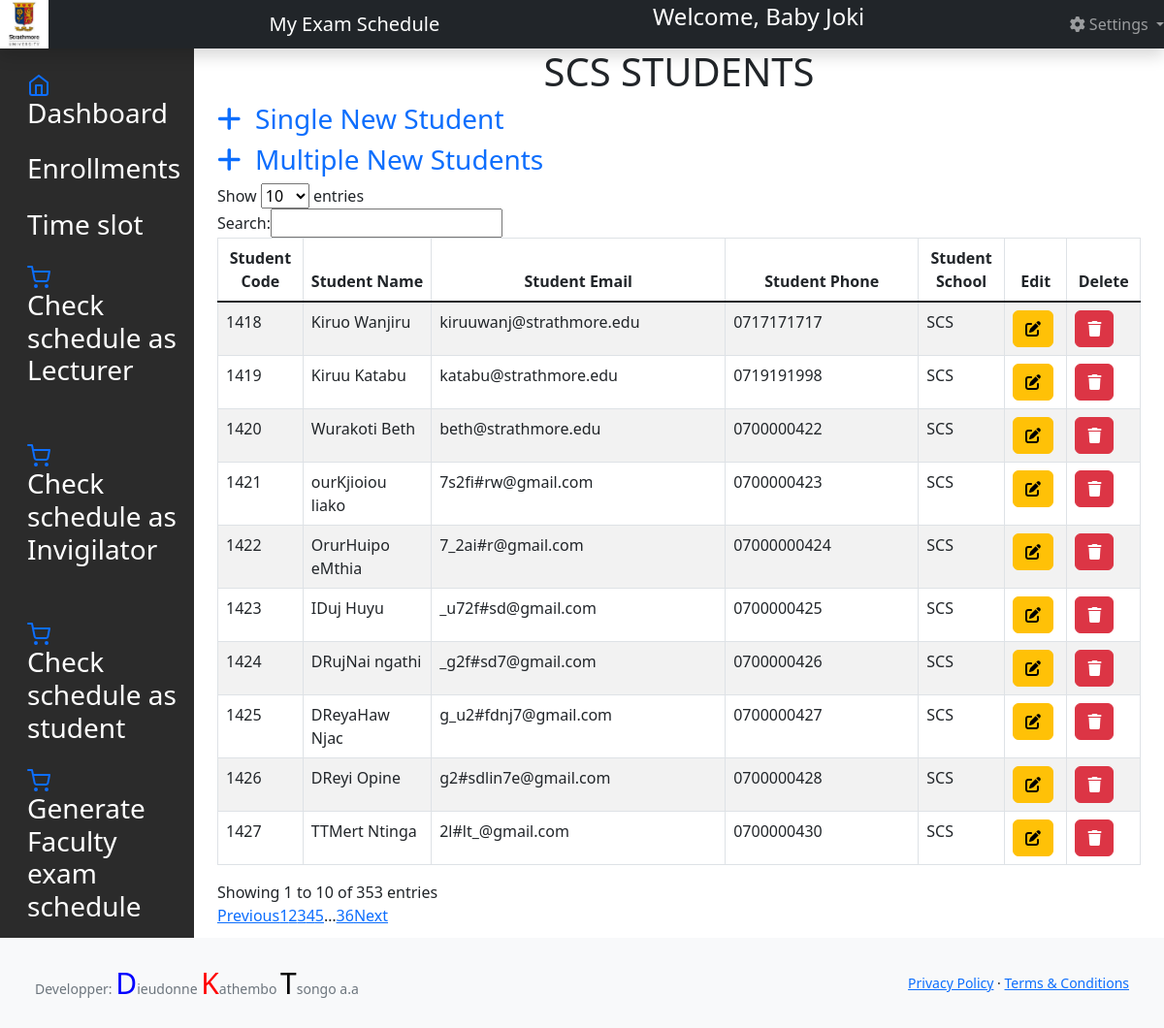
Before: /system/read_scs_students.php (signed in) with the older database file.
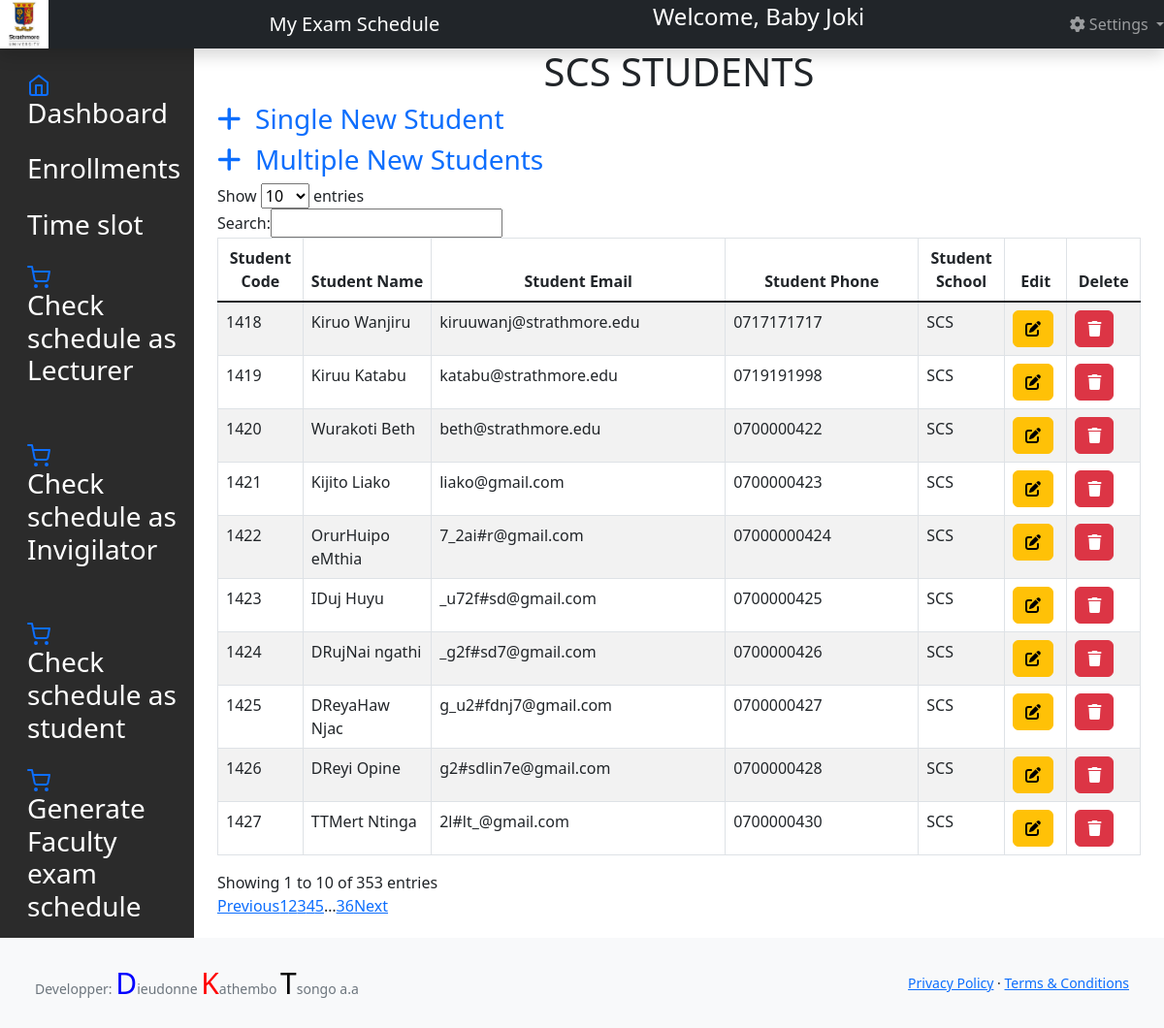
After: the same page with the newer database file.
### tables this page shows
CREATE TABLE `students` (
  `student_id` int(11) NOT NULL,
  `student_code` int(50) NOT NULL,
  `student_name` varchar(50) NOT NULL,
  `student_email` varchar(30) DEFAULT NULL,
  `student_phone` varchar(30) DEFAULT NULL,
  `student_school` varchar(50) NOT NULL,
  `student_password` varchar(100) NOT NULL,
  `student_role` varchar(30) NOT NULL
);

### system/read_scs_students.php (the view, shortened to what this page needs)
<?php
	  include 'dbcon.php';
	  include 'header.php';
 ?>
<div class="container-fluid">
  <div class="row">
	<?php include "scs_facadmin_sidebar.php";?>
<main class="col-md-9 ms-sm-auto col-lg-10 px-md-4">
<div class="wrapper">
	<div class="">
		<div class="col-lg-12">
			<div class="panel panel-default">
                <div class="panel-heading">
                    <h1 style="text-align: center;"> SCS STUDENTS</h1>
					<h3><a href="create_single_student_scs.php" style="text-decoration:none;"><span class="fas fa-plus"></span>&nbsp; Single New Student</a></h3>
                    <h3><a href="create_multiple_students_scs.php" style="text-decoration:none;"><span class="fas fa-plus"></span>&nbsp; Multiple New Students</a></h3>
                </div>
                <div class="panel-body">
                	<div class="table-responsive">
						<table cellpadding="0" cellspacing="0" border="0" class="table table-striped table-bordered" id="example">
							<thead>
								<tr>
									<th style="text-align: center;">Student Code</th>
                                    <th style="text-align: center;">Student Name</th>
                                    <th style="text-align: center;">Student Email</th>
                                    <th style="text-align: center;">Student Phone</th>
                                    <th style="text-align: center;">Student School</th>
                                    <th style="text-align: center;">Edit</th>
                                    <th style="text-align: center;">Delete</th>
                                </tr>
							</thead>
							<tbody>
								<?php
									$select_stmt = $conn->prepare("SELECT * FROM students where student_school='SCS'");
                                    $select_stmt->execute();
									while($row=$select_stmt->fetch(PDO::FETCH_ASSOC))
								{
								?>
							    <tr>
						    		<td><?php echo $row['student_code']; ?></td>
                                    <td><?php echo $row['student_name']; ?></td>
                                    <td><?php echo $row['student_email']; ?></td>
                                    <td><?php echo $row['student_phone']; ?></td>
                                    <td><?php echo $row['student_school']; ?></td>
									<td><a href="edit_students_scs.php?update_id=<?php echo $row['student_id']; ?>" class="btn btn-warning"><i class="fas fa-edit"></i></a></td>
                                    <td><a href="?delete_id=<?php echo $row['student_id']; ?>" class="btn btn-danger"><i class="fas fa-trash"></a></td>
                                </tr>
								<?php
								}
								?>
							</tbody>
						</table>
					</div>
                </div>
		    </div>
        </div>
	</div>
</div>
</main>
<?php require 'footer.php' ?>

Changed rows visible on the page:
changed students: student_name "ourKjioiou liako" → "Kijito Liako"; student_email "7s2fi#rw@gmail.com" → "liako@gmail.com"
